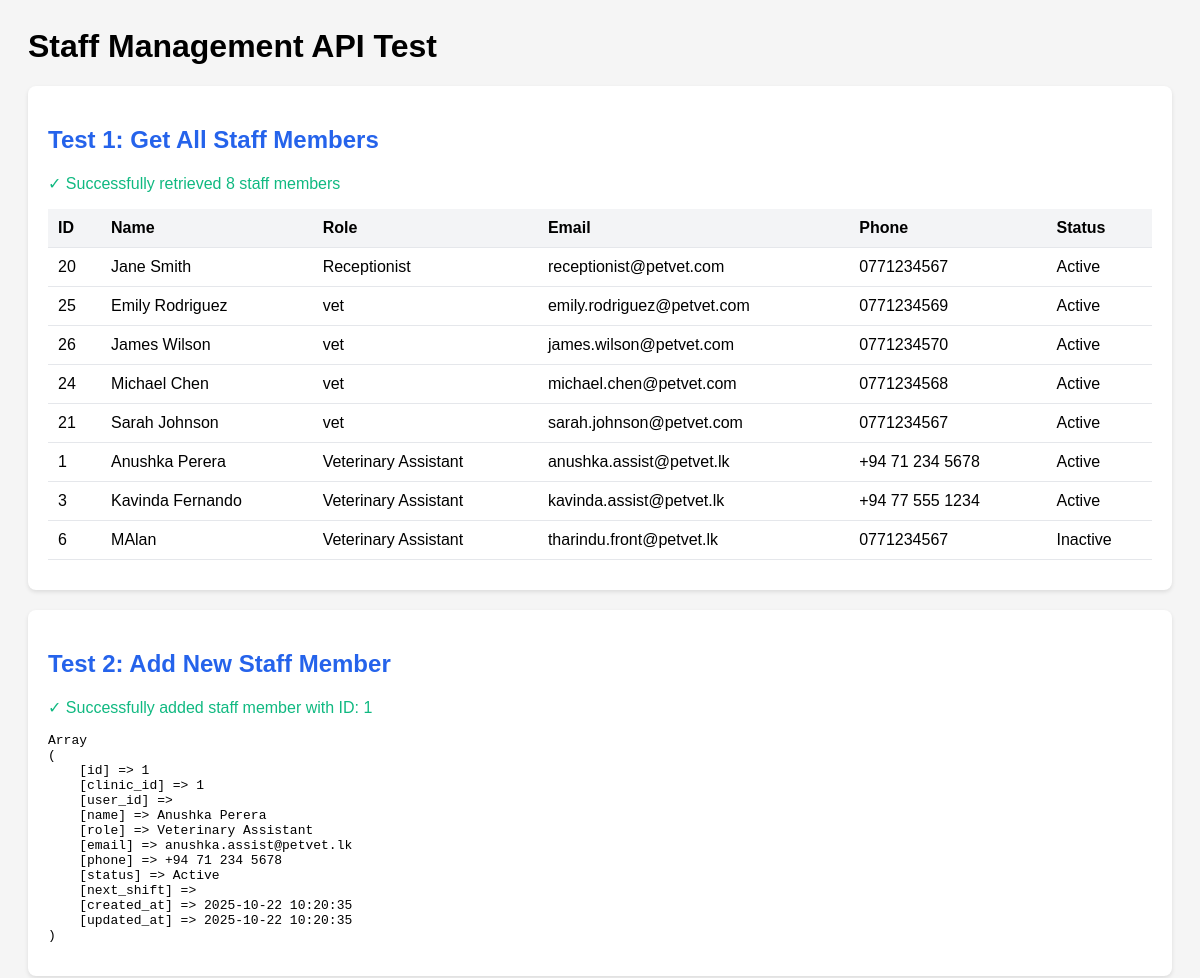
Page /DevTools/test-staff-api.php (upper part) on the earlier database version.
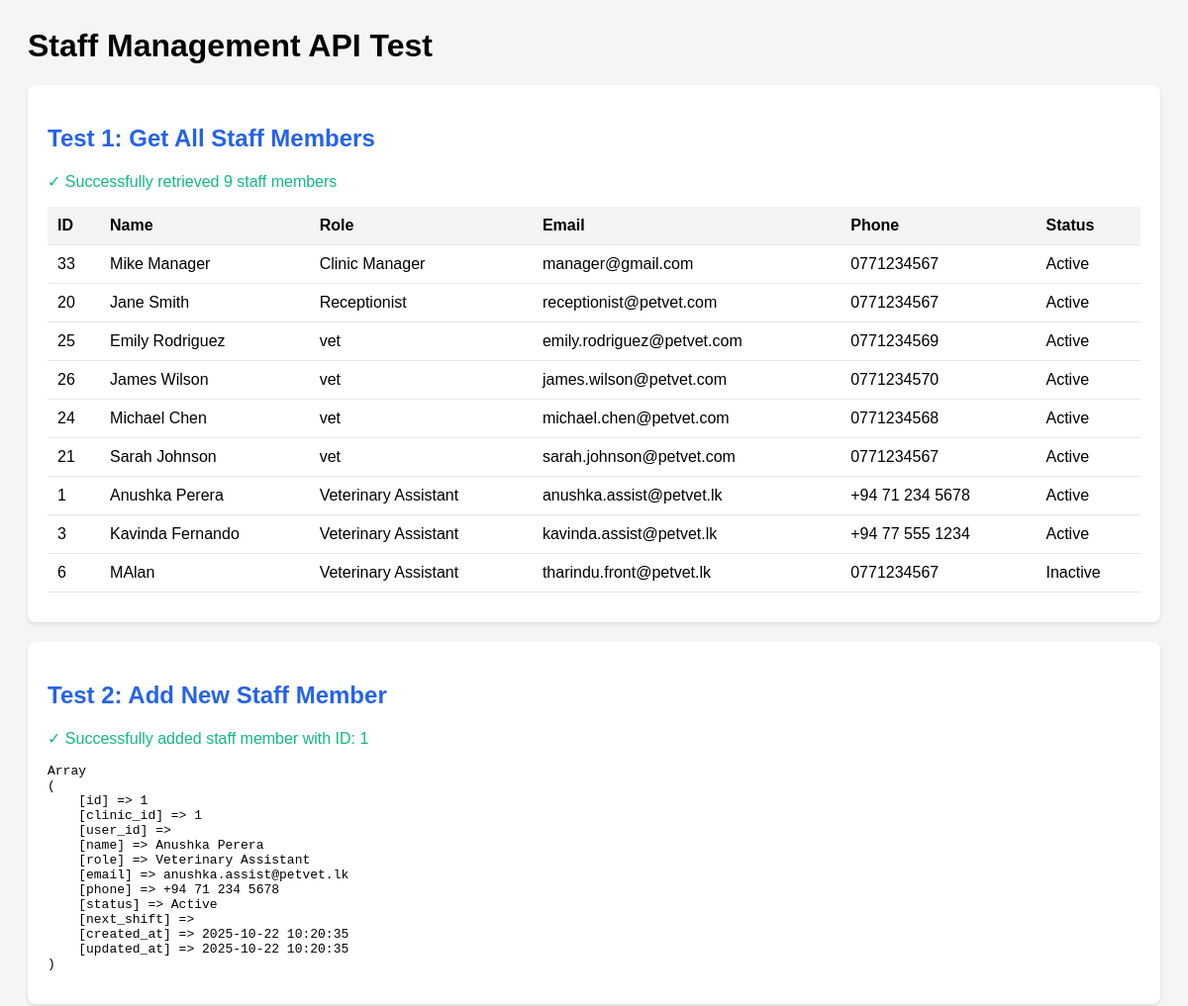
Same page on the later database version.
### tables this page shows
CREATE TABLE `clinic_staff` (
  `id` int NOT NULL AUTO_INCREMENT,
  `clinic_id` int NOT NULL COMMENT 'Reference to the clinic this staff belongs to',
  `user_id` int DEFAULT NULL COMMENT 'Link to users table if staff has system account (e.g., receptionist)',
  `name` varchar(255) NOT NULL,
  `role` varchar(100) NOT NULL COMMENT 'Veterinary Assistant, Front Desk, Support Staff, etc.',
  `email` varchar(255) NOT NULL,
  `phone` varchar(20) NOT NULL,
  `status` enum('Active','Inactive') DEFAULT 'Active',
  `next_shift` varchar(255) DEFAULT NULL COMMENT 'Next scheduled shift information',
  `created_at` timestamp NOT NULL DEFAULT CURRENT_TIMESTAMP,
  `updated_at` timestamp NOT NULL DEFAULT CURRENT_TIMESTAMP ON UPDATE CURRENT_TIMESTAMP,
  PRIMARY KEY (`id`),
  KEY `idx_clinic_id` (`clinic_id`),
  KEY `idx_user_id` (`user_id`),
  KEY `idx_role` (`role`),
  KEY `idx_status` (`status`),
  KEY `idx_email` (`email`),
  CONSTRAINT `clinic_staff_ibfk_1` FOREIGN KEY (`clinic_id`) REFERENCES `clinics` (`id`) ON DELETE CASCADE,
  CONSTRAINT `clinic_staff_ibfk_2` FOREIGN KEY (`user_id`) REFERENCES `users` (`id`) ON DELETE SET NULL
);

### config/connect.php (called while the page is built, shortened)
<?php
function db(): PDO {
    static $pdo = null;
    if ($pdo === null) {
        $dsn = "mysql:host=" . DB_HOST . ";port=" . DB_PORT . ";dbname=" . DB_NAME . ";charset=" . DB_CHARSET;
        $options = [
            PDO::ATTR_ERRMODE => PDO::ERRMODE_EXCEPTION,
            PDO::ATTR_DEFAULT_FETCH_MODE => PDO::FETCH_ASSOC,
            PDO::ATTR_EMULATE_PREPARES => false,
            PDO::MYSQL_ATTR_SSL_CA => DB_CA_PATH,
            PDO::MYSQL_ATTR_SSL_VERIFY_SERVER_CERT => true,
        ];
        try {
            $pdo = new PDO($dsn, DB_USER, DB_PASS, $options);
        } catch (PDOException $e) {
            error_log("Database connection failed: " . $e->getMessage());
            die("Database connection failed. Please check your configuration.");
        }
    }
    return $pdo;
}
?>

### models/BaseModel.php (called while the page is built, shortened)
<?php
require_once __DIR__ . '/../config/connect.php';
abstract class BaseModel {
    public function __construct() {
        $this->pdo = db();
    }
}
?>

### models/ClinicManager/StaffModel.php (called while the page is built, shortened)
<?php
require_once __DIR__ . '/../BaseModel.php';
require_once __DIR__ . '/../../config/connect.php';
class StaffModel extends BaseModel {
    protected $db;
    public function __construct() {
        $this->db = db();
    }
    public function all(int $clinicId = 1): array {
        try {
            $sql = "SELECT * FROM clinic_staff WHERE clinic_id = ? ORDER BY role, name";
            $stmt = $this->db->prepare($sql);
            $stmt->execute([$clinicId]);
            return $stmt->fetchAll(PDO::FETCH_ASSOC);
        } catch (PDOException $e) {
            error_log("Get all staff error: " . $e->getMessage());
            return [];
        }
    }
    public function findById(int $id, int $clinicId = 1): ?array {
        try {
            $sql = "SELECT * FROM clinic_staff WHERE id = ? AND clinic_id = ?";
            $stmt = $this->db->prepare($sql);
            $stmt->execute([$id, $clinicId]);
            $result = $stmt->fetch(PDO::FETCH_ASSOC);
            return $result ?: null;
        } catch (PDOException $e) {
            error_log("Get staff by ID error: " . $e->getMessage());
            return null;
        }
    }
    public function add(array $data, int $clinicId = 1): int|false {
        try {
            $data['status'] = $data['status'] ?? 'Active';
            $sql = "INSERT INTO clinic_staff (clinic_id, name, role, email, phone, status)
                    VALUES (?, ?, ?, ?, ?, ?)";
            $stmt = $this->db->prepare($sql);
            $result = $stmt->execute([
                $clinicId,
                $data['name'],
                $data['role'],
                $data['email'],
                $data['phone'],
                $data['status']
            ]);
            if ($result) {
                return (int)$this->db->lastInsertId();
            }
            return false;
        } catch (PDOException $e) {
            error_log("Add staff error: " . $e->getMessage());
            return false;
        }
    }
}

### DevTools/test-staff-api.php (the view, shortened to what this page needs)
<?php
require_once __DIR__ . '/models/ClinicManager/StaffModel.php';
echo "<h1>Staff Management API Test</h1>";
echo "<div class='section'>";
echo "<h2>Test 1: Get All Staff Members</h2>";
try {
    $model = new StaffModel();
    $staff = $model->all();
    echo "<p class='success'>✓ Successfully retrieved " . count($staff) . " staff members</p>";
    echo "<table>";
    echo "<tr><th>ID</th><th>Name</th><th>Role</th><th>Email</th><th>Phone</th><th>Status</th></tr>";
    foreach ($staff as $s) {
        echo "<tr>";
        echo "<td>{$s['id']}</td>";
        echo "<td>{$s['name']}</td>";
        echo "<td>{$s['role']}</td>";
        echo "<td>{$s['email']}</td>";
        echo "<td>{$s['phone']}</td>";
        echo "<td>{$s['status']}</td>";
        echo "</tr>";
    }
    echo "</table>";
} catch (Exception $e) {
    echo "<p class='error'>✗ Error: " . $e->getMessage() . "</p>";
}
echo "</div>";
echo "<div class='section'>";
echo "<h2>Test 2: Add New Staff Member</h2>";
try {
    $model = new StaffModel();
    $testStaff = [
        'name' => 'Test Employee ' . date('His'),
        'role' => 'Support Staff',
        'email' => 'test' . date('His') . '@petvet.lk',
        'phone' => '+94 71 ' . rand(1000000, 9999999)
    ];
    $newId = $model->add($testStaff);
    if ($newId) {
        echo "<p class='success'>✓ Successfully added staff member with ID: {$newId}</p>";
        $newStaff = $model->findById($newId);
        echo "<pre>" . print_r($newStaff, true) . "</pre>";
    } else {
        echo "<p class='error'>✗ Failed to add staff member</p>";
    }
} catch (Exception $e) {
    echo "<p class='error'>✗ Error: " . $e->getMessage() . "</p>";
}
echo "</div>";
?>

### DevTools/test-staff-api.php (style rules this page uses)
.section { background: white; padding: 20px; margin: 20px 0; border-radius: 8px; box-shadow: 0 2px 4px rgba(0,0,0,0.1); }
h2 { color: #2563eb; }
table { width: 100%; border-collapse: collapse; margin: 10px 0; }
th, td { padding: 10px; text-align: left; border-bottom: 1px solid #e5e7eb; }
th { background: #f3f4f6; font-weight: 600; }
.success { color: #10b981; }

Differences in the rows shown:
added clinic_staff: id "33", name "Mike Manager", role "Clinic Manager", email "manager@gmail.com", phone "0771234567", status "Active"
Other differences:
count($staff): "8" → "9"
